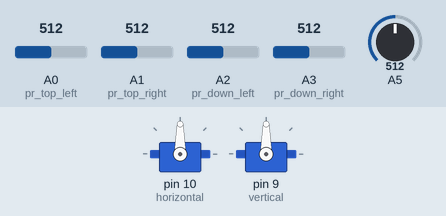
Bench run of a sketch on a simulated Arduino Uno, built with avr-gcc and run on an emulated ATmega328P. Shown: 2 × servo. The test bench sets the inputs (shaded band); at power-on: A0 (pr_top_left) = 512, A1 (pr_top_right) = 512, A2 (pr_down_left) = 512, A3 (pr_down_right) = 512, A5 = 512.

Above: at 1.2 s.
1.3 s: A0 (pr_top_left) set to 262
2.8 s: A0 (pr_top_left) set to 246
At 4.9 s:
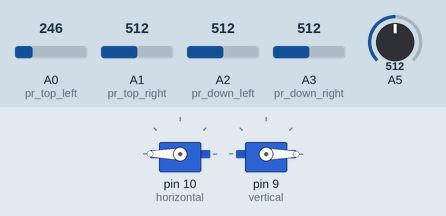
5.2 s: A0 (pr_top_left) set to 762
6.7 s: A0 (pr_top_left) set to 780
At 9.4 s:
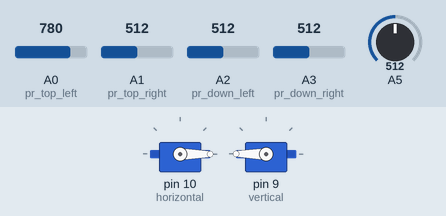
9.7 s: A0 (pr_top_left) set to 170
At 9.85 s:
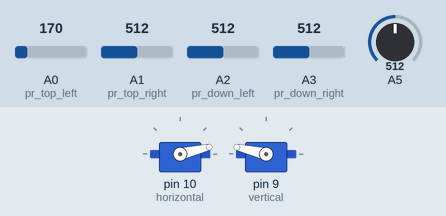
12.7 s: A0 (pr_top_left) set to 992
At 12.86 s:
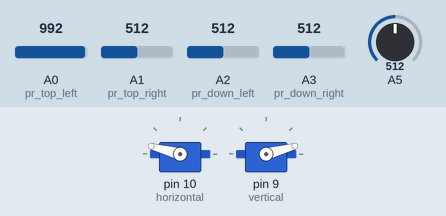
Timing chart, 0 to 16.1 s (numbered marks = the images above; inputs shaded):
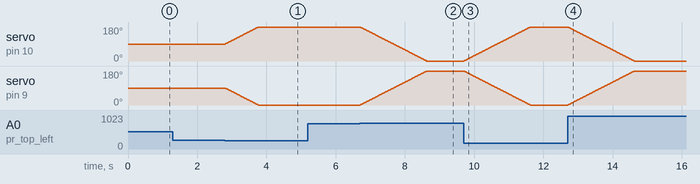

The sketch:

SOLAR_TRACKER.ino
```cpp
/*
 * Include the servo.h library
 */
#include <Servo.h>

//declare vertical servo
Servo vertical;
int servo_vertical = 90;

Servo horizontal;
int servo_horizontal = 90;

//declare the photo resistor pins that are connected
int pr_top_left = 0;
int pr_top_right = 1;
int pr_down_left = 2;
int pr_down_right = 3;

void setup()
{
  Serial.begin(9600);
  //Define pins connected to the servos
  horizontal.attach(10);
  vertical.attach(9);

}

void loop()
{
  int top_left = analogRead(pr_top_left);
  int top_right = analogRead(pr_top_right);
  int down_right = analogRead(pr_down_right);
  int down_left = analogRead(pr_down_left);

  /*
   * Reading pentiometer is omitted for now because it is not incorporated into our board
   */
  int tolerance = analogRead(5)/4;

  //Grab the average values of the photo resisters for all conditions
  int top_average = (top_left + top_right)/2;
  int down_average = (down_left + down_right)/2;
  int left_average = (top_left + down_left)/2;
  int right_average = (top_right + down_right)/2;

  int vertical_difference = top_average - down_average;
  int horizontal_difference = left_average - right_average;

  if(-1*tolerance > vertical_difference || vertical_difference > tolerance) {

    if(top_average > down_average) {
      servo_vertical = ++servo_vertical;
    }

    if(servo_vertical > 180) {
      servo_vertical = 180;
    }

    if(top_average < down_average) {
       servo_vertical = --servo_vertical;
    }

    if(servo_vertical < 0) {
      servo_vertical = 0;
    }

    vertical.write(servo_vertical);
  }

  if(-1*tolerance > horizontal_difference || horizontal_difference > tolerance) {
    if(left_average > right_average) {
      servo_horizontal = --servo_horizontal;
    }

    if(servo_horizontal < 0 ) {
      servo_horizontal = 0;
    }

    if(right_average > left_average) {
      servo_horizontal = ++servo_horizontal;
    }

    if(servo_horizontal > 180) {
      servo_horizontal = 180;
    }

    horizontal.write(servo_horizontal);
  }

  delay(10);
}
```

Measured:
- the behaviour switches between 256 and 255 on A0 (pr_top_left) (found by bisection; images 0 and 1)
- the behaviour switches between 769 and 770 on A0 (pr_top_left) (found by bisection; images 1 and 2)
- after the input at 1.3 s, every drawn part: stays the same
- after the input at 2.8 s, servo on pin 10 (horizontal): moves from 90° to 180° over 0.95 s, starting at once; servo on pin 9 (vertical): moves from 90° to 0° over 0.95 s, starting at once
- after the input at 5.2 s, every drawn part: stays the same
- after the input at 6.7 s, servo on pin 10 (horizontal): moves from 180° to 0° over 1.9 s, starting at once; servo on pin 9 (vertical): moves from 0° to 180° over 1.9 s, starting at once
- after the input at 9.7 s, servo on pin 10 (horizontal): moves from 0° to 180° over 1.9 s, starting at once; servo on pin 9 (vertical): moves from 180° to 0° over 1.9 s, starting at once
- after the input at 12.7 s, servo on pin 10 (horizontal): moves from 180° to 0° over 1.9 s, starting at once; servo on pin 9 (vertical): moves from 0° to 180° over 1.9 s, starting at once
